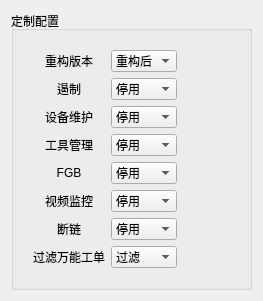
       <widget class="QWidget" name="tabStep_5">
        <attribute name="title">
         <string>Step5.工厂定制</string>
        </attribute>
        <layout class="QVBoxLayout" name="verticalLayout_9">
         <item>
          <widget class="QGroupBox" name="group_13">
           <property name="title">
            <string>定制配置</string>
           </property>
           <layout class="QHBoxLayout" name="horizontalLayout_11">
            <item>
             <layout class="QGridLayout" name="gridLayout_13" columnstretch="0,0,0">
              <property name="leftMargin">
               <number>10</number>
              </property>
              <property name="topMargin">
               <number>10</number>
              </property>
              <property name="rightMargin">
               <number>50</number>
              </property>
              <property name="bottomMargin">
               <number>10</number>
              </property>
              <item row="0" column="0">
               <widget class="QLabel" name="label_97">
                <property name="text">
                 <string>重构版本</string>
                </property>
                <property name="alignment">
                 <set>Qt::AlignCenter</set>
                </property>
               </widget>
              </item>
              <item row="3" column="1">
               <widget class="QComboBox" name="input_63">
                <item>
                 <property name="text">
                  <string>停用</string>
                 </property>
                </item>
                <item>
                 <property name="text">
                  <string>启用</string>
                 </property>
                </item>
               </widget>
              </item>
              <item row="4" column="1">
               <widget class="QComboBox" name="input_64">
                <item>
                 <property name="text">
                  <string>停用</string>
                 </property>
                </item>
                <item>
                 <property name="text">
                  <string>启用</string>
                 </property>
                </item>
               </widget>
              </item>
              <item row="2" column="1">
               <widget class="QComboBox" name="input_62">
                <item>
                 <property name="text">
                  <string>停用</string>
                 </property>
                </item>
                <item>
                 <property name="text">
                  <string>启用</string>
                 </property>
                </item>
               </widget>
              </item>
              <item row="1" column="1">
               <widget class="QComboBox" name="input_61">
                <item>
                 <property name="text">
                  <string>停用</string>
                 </property>
                </item>
                <item>
                 <property name="text">
                  <string>启用</string>
                 </property>
                </item>
               </widget>
              </item>
              <item row="6" column="1">
               <widget class="QComboBox" name="input_66">
                <item>
                 <property name="text">
                  <string>停用</string>
                 </property>
                </item>
                <item>
                 <property name="text">
                  <string>启用</string>
                 </property>
                </item>
               </widget>
              </item>
              <item row="6" column="0">
               <widget class="QLabel" name="label_104">
                <property name="text">
                 <string>断链</string>
                </property>
                <property name="alignment">
                 <set>Qt::AlignCenter</set>
                </property>
               </widget>
              </item>
              <item row="5" column="1">
               <widget class="QComboBox" name="input_65">
                <item>
                 <property name="text">
                  <string>停用</string>
                 </property>
                </item>
                <item>
                 <property name="text">
                  <string>启用</string>
                 </property>
                </item>
               </widget>
              </item>
              <item row="7" column="0">
               <widget class="QLabel" name="label_105">
                <property name="text">
                 <string>过滤万能工单</string>
                </property>
                <property name="alignment">
                 <set>Qt::AlignCenter</set>
                </property>
               </widget>
              </item>
              <item row="0" column="2">
               <widget class="QLabel" name="help_46">
                <property name="maximumSize">
                 <size>
                  <width>20</width>
                  <height>20</height>
                 </size>
                </property>
                <property name="text">
                 <string/>
                </property>
                <property name="pixmap">
                 <pixmap>C:/Users/slave/Desktop/help.png</pixmap>
                </property>
                <property name="scaledContents">
                 <bool>true</bool>
                </property>
               </widget>
              </item>
              <item row="4" column="0">
               <widget class="QLabel" name="label_102">
                <property name="text">
                 <string>FGB</string>
                </property>
                <property name="alignment">
                 <set>Qt::AlignCenter</set>
                </property>
               </widget>
              </item>
              <item row="1" column="0">
               <widget class="QLabel" name="label_98">
                <property name="text">
                 <string>遏制</string>
                </property>
                <property name="alignment">
                 <set>Qt::AlignCenter</set>
                </property>
               </widget>
              </item>
              <item row="3" column="0">
               <widget class="QLabel" name="label_100">
                <property name="text">
                 <string>工具管理</string>
                </property>
                <property name="alignment">
                 <set>Qt::AlignCenter</set>
                </property>
               </widget>
              </item>
              <item row="1" column="2">
               <widget class="QLabel" name="help_47">
                <property name="maximumSize">
                 <size>
                  <width>20</width>
                  <height>20</height>
                 </size>
                </property>
                <property name="text">
                 <string/>
                </property>
                <property name="pixmap">
                 <pixmap>C:/Users/slave/Desktop/help.png</pixmap>
                </property>
                <property name="scaledContents">
                 <bool>true</bool>
                </property>
               </widget>
              </item>
              <item row="3" column="2">
               <widget class="QLabel" name="help_49">
                <property name="maximumSize">
                 <size>
                  <width>20</width>
                  <height>20</height>
                 </size>
                </property>
                <property name="text">
                 <string/>
                </property>
                <property name="pixmap">
                 <pixmap>C:/Users/slave/Desktop/help.png</pixmap>
                </property>
                <property name="scaledContents">
                 <bool>true</bool>
                </property>
               </widget>
              </item>
              <item row="4" column="2">
               <widget class="QLabel" name="help_50">
                <property name="maximumSize">
                 <size>
                  <width>20</width>
                  <height>20</height>
                 </size>
                </property>
                <property name="text">
                 <string/>
                </property>
                <property name="pixmap">
                 <pixmap>C:/Users/slave/Desktop/help.png</pixmap>
                </property>
                <property name="scaledContents">
                 <bool>true</bool>
                </property>
               </widget>
              </item>
              <item row="6" column="2">
               <widget class="QLabel" name="help_52">
                <property name="maximumSize">
                 <size>
                  <width>20</width>
                  <height>20</height>
                 </size>
                </property>
                <property name="text">
                 <string/>
                </property>
                <property name="pixmap">
                 <pixmap>C:/Users/slave/Desktop/help.png</pixmap>
                </property>
                <property name="scaledContents">
                 <bool>true</bool>
                </property>
               </widget>
              </item>
              <item row="0" column="1">
               <widget class="QComboBox" name="input_60">
                <item>
                 <property name="text">
                  <string>重构后</string>
                 </property>
                </item>
                <item>
                 <property name="text">
                  <string>重构前</string>
                 </property>
                </item>
               </widget>
              </item>
              <item row="2" column="0">
               <widget class="QLabel" name="label_99">
                <property name="text">
                 <string>设备维护</string>
                </property>
                <property name="alignment">
                 <set>Qt::AlignCenter</set>
                </property>
               </widget>
              </item>
              <item row="5" column="2">
               <widget class="QLabel" name="help_51">
                <property name="maximumSize">
                 <size>
                  <width>20</width>
                  <height>20</height>
                 </size>
                </property>
                <property name="text">
                 <string/>
                </property>
                <property name="pixmap">
                 <pixmap>C:/Users/slave/Desktop/help.png</pixmap>
                </property>
                <property name="scaledContents">
                 <bool>true</bool>
                </property>
               </widget>
              </item>
              <item row="5" column="0">
               <widget class="QLabel" name="label_103">
                <property name="text">
                 <string>视频监控</string>
                </property>
                <property name="alignment">
                 <set>Qt::AlignCenter</set>
                </property>
               </widget>
              </item>
              <item row="7" column="1">
               <widget class="QComboBox" name="input_67">
                <item>
                 <property name="text">
                  <string>过滤</string>
                 </property>
                </item>
                <item>
                 <property name="text">
                  <string>不过滤</string>
                 </property>
                </item>
               </widget>
              </item>
              <item row="7" column="2">
               <widget class="QLabel" name="help_53">
                <property name="maximumSize">
                 <size>
                  <width>20</width>
                  <height>20</height>
                 </size>
                </property>
                <property name="text">
                 <string/>
                </property>
                <property name="pixmap">
                 <pixmap>C:/Users/slave/Desktop/help.png</pixmap>
                </property>
                <property name="scaledContents">
                 <bool>true</bool>
                </property>
               </widget>
              </item>
              <item row="2" column="2">
               <widget class="QLabel" name="help_48">
                <property name="maximumSize">
                 <size>
                  <width>20</width>
                  <height>20</height>
                 </size>
                </property>
                <property name="text">
                 <string/>
                </property>
                <property name="pixmap">
                 <pixmap>C:/Users/slave/Desktop/help.png</pixmap>
                </property>
                <property name="scaledContents">
                 <bool>true</bool>
                </property>
               </widget>
              </item>
             </layout>
            </item>
           </layout>
          </widget>
         </item>
        </layout>
       </widget>
